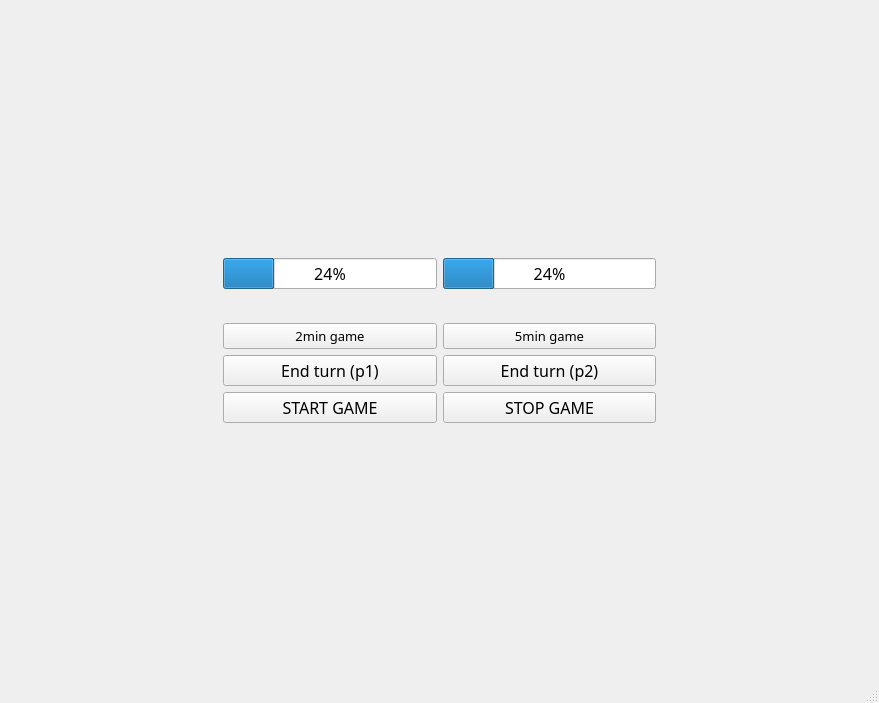
<?xml version="1.0" encoding="UTF-8"?>
<ui version="4.0">
 <class>MainWindow</class>
 <widget class="QMainWindow" name="MainWindow">
  <property name="geometry">
   <rect>
    <x>0</x>
    <y>0</y>
    <width>879</width>
    <height>703</height>
   </rect>
  </property>
  <property name="windowTitle">
   <string>MainWindow</string>
  </property>
  <widget class="QWidget" name="centralwidget">
   <layout class="QGridLayout" name="gridLayout">
    <item row="1" column="0">
     <spacer name="horiSpacerL">
      <property name="orientation">
       <enum>Qt::Orientation::Horizontal</enum>
      </property>
      <property name="sizeHint" stdset="0">
       <size>
        <width>30</width>
        <height>20</height>
       </size>
      </property>
     </spacer>
    </item>
    <item row="1" column="3">
     <spacer name="horiSpacerR">
      <property name="orientation">
       <enum>Qt::Orientation::Horizontal</enum>
      </property>
      <property name="sizeHint" stdset="0">
       <size>
        <width>30</width>
        <height>20</height>
       </size>
      </property>
     </spacer>
    </item>
    <item row="6" column="1">
     <spacer name="verSpacerB">
      <property name="orientation">
       <enum>Qt::Orientation::Vertical</enum>
      </property>
      <property name="sizeHint" stdset="0">
       <size>
        <width>20</width>
        <height>30</height>
       </size>
      </property>
     </spacer>
    </item>
    <item row="1" column="2">
     <widget class="QProgressBar" name="progressBar2">
      <property name="font">
       <font>
        <family>JetBrains Mono</family>
        <pointsize>12</pointsize>
       </font>
      </property>
      <property name="value">
       <number>24</number>
      </property>
     </widget>
    </item>
    <item row="0" column="1">
     <spacer name="verSpacerT">
      <property name="orientation">
       <enum>Qt::Orientation::Vertical</enum>
      </property>
      <property name="sizeHint" stdset="0">
       <size>
        <width>20</width>
        <height>30</height>
       </size>
      </property>
     </spacer>
    </item>
    <item row="1" column="1">
     <widget class="QProgressBar" name="progressBar1">
      <property name="font">
       <font>
        <family>JetBrains Mono</family>
        <pointsize>12</pointsize>
        <stylestrategy>PreferAntialias</stylestrategy>
       </font>
      </property>
      <property name="layoutDirection">
       <enum>Qt::LayoutDirection::LeftToRight</enum>
      </property>
      <property name="value">
       <number>24</number>
      </property>
      <property name="textVisible">
       <bool>true</bool>
      </property>
      <property name="orientation">
       <enum>Qt::Orientation::Horizontal</enum>
      </property>
     </widget>
    </item>
    <item row="4" column="1">
     <widget class="QPushButton" name="PBSwitch1">
      <property name="font">
       <font>
        <family>JetBrains Mono</family>
        <pointsize>12</pointsize>
       </font>
      </property>
      <property name="text">
       <string>End turn (p1)</string>
      </property>
     </widget>
    </item>
    <item row="5" column="2">
     <widget class="QPushButton" name="PBstop">
      <property name="font">
       <font>
        <family>JetBrains Mono</family>
        <pointsize>12</pointsize>
       </font>
      </property>
      <property name="text">
       <string>STOP GAME</string>
      </property>
     </widget>
    </item>
    <item row="2" column="1" colspan="2">
     <widget class="QLabel" name="labelGame">
      <property name="font">
       <font>
        <family>JetBrains Mono</family>
        <pointsize>12</pointsize>
       </font>
      </property>
      <property name="text">
       <string/>
      </property>
      <property name="alignment">
       <set>Qt::AlignmentFlag::AlignCenter</set>
      </property>
     </widget>
    </item>
    <item row="4" column="2">
     <widget class="QPushButton" name="PBSwitch2">
      <property name="font">
       <font>
        <family>JetBrains Mono</family>
        <pointsize>12</pointsize>
       </font>
      </property>
      <property name="text">
       <string>End turn (p2)</string>
      </property>
     </widget>
    </item>
    <item row="5" column="1">
     <widget class="QPushButton" name="PBstart">
      <property name="font">
       <font>
        <family>JetBrains Mono</family>
        <pointsize>12</pointsize>
       </font>
      </property>
      <property name="text">
       <string>START GAME</string>
      </property>
     </widget>
    </item>
    <item row="3" column="1">
     <widget class="QPushButton" name="PBgame1">
      <property name="font">
       <font>
        <family>JetBrains Mono NL</family>
        <pointsize>10</pointsize>
       </font>
      </property>
      <property name="text">
       <string>2min game</string>
      </property>
      <property name="checkable">
       <bool>false</bool>
      </property>
     </widget>
    </item>
    <item row="3" column="2">
     <widget class="QPushButton" name="PBgame2">
      <property name="font">
       <font>
        <family>JetBrains Mono NL</family>
        <pointsize>10</pointsize>
       </font>
      </property>
      <property name="text">
       <string>5min game</string>
      </property>
      <property name="checkable">
       <bool>false</bool>
      </property>
     </widget>
    </item>
   </layout>
  </widget>
  <widget class="QMenuBar" name="menubar">
   <property name="geometry">
    <rect>
     <x>0</x>
     <y>0</y>
     <width>879</width>
     <height>25</height>
    </rect>
   </property>
  </widget>
  <widget class="QStatusBar" name="statusbar"/>
 </widget>
 <resources/>
 <connections/>
</ui>
